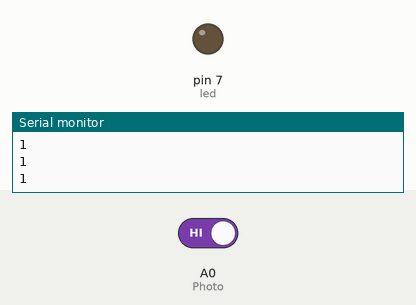
This sketch was run on a simulated Arduino Uno, built with avr-gcc and run on an emulated ATmega328P. Parts: output pins drawn as LEDs (lit = HIGH), the last lines printed to the serial monitor. The inputs (shaded band) are chosen by the test bench; at power-on: A0 (Photo) HIGH.

Above: at 1.2 s.
1.3 s: A0 (Photo) driven LOW
At 2.5 s:
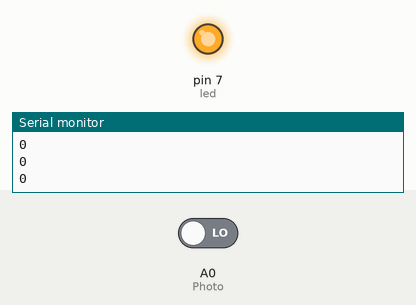
2.8 s: A0 (Photo) driven HIGH
At 3.8 s:
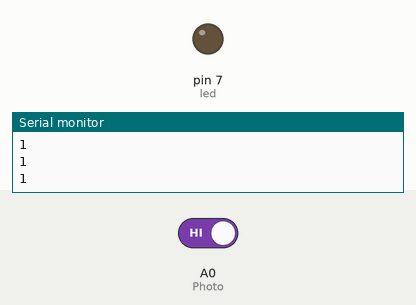
Timing chart, 0 to 5.8 s (numbered marks = the images above; inputs shaded):
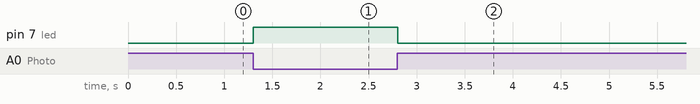

The sketch:

photo_coupler.ino
```cpp
int led = 7;
int Photo = A0;

void setup(){
    Serial.begin(9600);       // 시리얼 모니터 시작, 속도는 9600
    pinMode(led, OUTPUT);
    pinMode(Photo, INPUT);
}
void loop(){
    int val = digitalRead(Photo);  // 포토 인터럽터 스위치에서 데이터 읽어오기
    Serial.println(val);

    if( val != 1 ) //물체가 감지 안되면 led off
      digitalWrite(led, HIGH);
    else //감지되면 led on
      digitalWrite(led, LOW);

    delay(100);
}
```

Measured:
- after the input at 1.3 s, pin 7 (led): LOW → HIGH at once
- after the input at 2.8 s, pin 7 (led): HIGH → LOW at once
